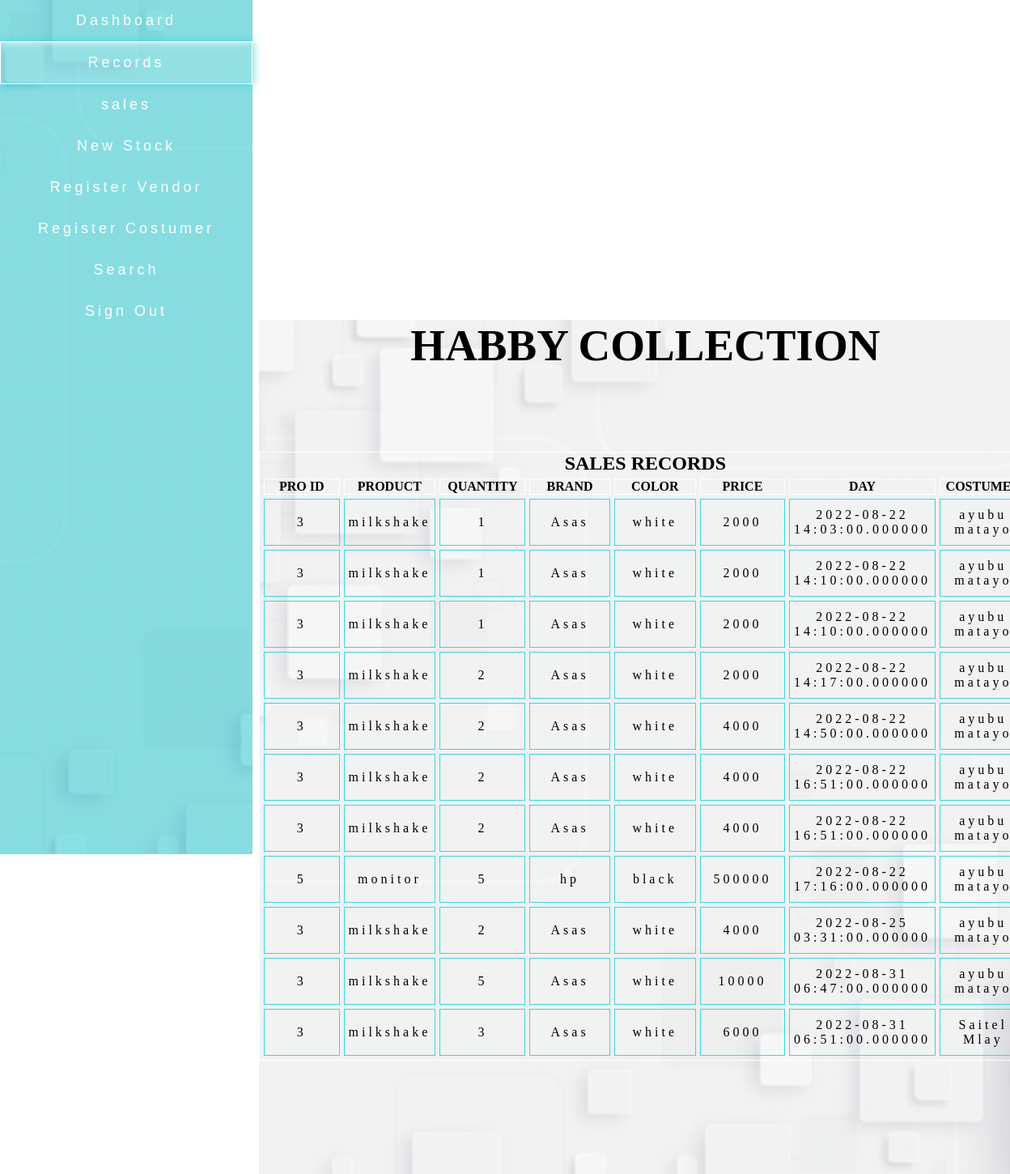
The page /records.php (signed in) on the database its author committed.
### tables this page shows
CREATE TABLE `register` (
  `id` int(200) NOT NULL,
  `name` varchar(200) NOT NULL,
  `email` varchar(200) NOT NULL,
  `password` varchar(200) NOT NULL
);

CREATE TABLE `sales` (
  `id` int(200) NOT NULL,
  `product_id` varchar(255) NOT NULL,
  `product_name` varchar(200) NOT NULL,
  `quantity` varchar(200) NOT NULL,
  `brand` varchar(200) NOT NULL,
  `color` varchar(200) NOT NULL,
  `price` varchar(200) NOT NULL,
  `deyi` datetime(6) NOT NULL,
  `costumer` varchar(200) NOT NULL
);

### records.php (the view, shortened to what this page needs)
<?php
include 'connection.php';
?>
<!DOCTYPE html>
<html lang="en">
<head>
    <link rel="stylesheet" href="inventory.css">
</head>
<body>
    <div class="dashboard" id="navlink">
        <a href="index.php"> Dashboard </a>
        <a href="records.php" class="active">Records</a>
        <a href="sales.php">sales</a>
        <a href="stock.php">New Stock</a>
        <a href="vendor.php">Register Vendor</a>
        <a href="costumer.php"> Register Costumer</a>
        <a href="search.php">Search</a>
        <a href="sign_out.php">Sign Out</a>
    </div>
    <div class="content">
    <?php
         $select="SELECT *FROM register WHERE email='$_SESSION[email]' limit 1";
         $que=mysqli_query($dbase,$select);
         while($display=mysqli_fetch_array($que)){
             echo "<h1>". $display['name']."</h1>";
         }
         ?>
     <div class="records">
         <h2>SALES RECORDS</h2>
         <?php
         $select="SELECT * FROM sales order by id asc";
         $query=mysqli_query($dbase,$select);
                if(mysqli_num_rows($query)){
                    ?>
                    <table cellspacing="5px">
                    <tr>
                        <th>PRO ID</th>
                        <th>PRODUCT</th>
                        <th>QUANTITY</th>
                        <th>BRAND</th>
                        <th>COLOR</th>
                        <th>PRICE</th>
                        <th>DAY</th>
                        <th>COSTUMER</th>
                    </tr>
                    <?php
             while($records=mysqli_fetch_array($query)){
               echo "<tr>";
               echo "<td>".$records['product_id']."</td>";
               echo "<td>".$records['product_name']."</td>";
               echo "<td>".$records['quantity']."</td>";
               echo "<td>".$records['brand']."</td>";
               echo "<td>".$records['color']."</td>";
               echo "<td>".$records['price']."</td>";
               echo "<td>".$records['deyi']."</td>";
               echo "<td>".$records['costumer']."</td>";
               echo "</tr>";
             }
         }else{ ?>
            <div class="stock">
            <p>  No sales </p>
                 </div>
                 <?php
        }
         ?>
         </table>
     </div>
</div>
</body>
</html>

### inventory.css (style rules this page uses)
* { margin: 0; padding: 0; }
::placeholder { color: #fff; font-size: 12px; }
.dashboard { width: 25%; height: 100vh; font-family: sans-serif; background: #fff; display: block; letter-spacing: 4px; text-align: center; background-position: center; background-size: cover; background-image: linear-gradient( #40d4dc91, #40d4dc91),url(image/bak1.jpg); }
.dashboard a { color: #fff; font-size: 18px; text-decoration: none; font-weight: 30px; font-family: sans-serif; display: block; padding: 15px 15px; transition: 1s; }
.content { margin-top: -660px; margin-left: 320px; color: #000; text-align: center; position: absolute; width: 76.5%; height: 100vh; background-position: center; background-size: cover; background-image: linear-gradient(rgba(254, 254, 255, 0.486),rgba(255, 255, 255, 0.466)),url(image/bak1.jpg); overflow-y: scroll; }
h1 { font-size: 55px; color: #000; }
.active { background: rgba(255, 255, 255, 0.103); box-shadow: 0 0 10px #40D3DC; border: 1px solid #fff; }
.records td { letter-spacing: 4px; width: 100px; border: 1px solid #40D3DC; }
.records th { border: 1px solid #fff; }
.records { overflow-y: scroll; border: 1px solid #fff; margin-top: 100px; }
.records table { height: 60vh; overflow-y: scroll; }
::placeholder { color: #000; text-align: center; }
.buttons tr,td { padding: 10px 5px; border: 1px solid #fff; width: 500px; }

### rows shown on the page
register: name "HABBY COLLECTION"
sales: product "3", product_name "milkshake", quantity "1", brand "Asas", color "white", price "2000", deyi "2022-08-22 14:03:00.000000", costumer "ayubu…"
sales: product "3", product_name "milkshake", quantity "1", brand "Asas", color "white", price "2000", deyi "2022-08-22 14:10:00.000000", costumer "ayubu…"
sales: product "3", product_name "milkshake", quantity "1", brand "Asas", color "white", price "2000", deyi "2022-08-22 14:10:00.000000", costumer "ayubu…"
sales: product "3", product_name "milkshake", quantity "2", brand "Asas", color "white", price "2000", deyi "2022-08-22 14:17:00.000000", costumer "ayubu…"
sales: product "3", product_name "milkshake", quantity "2", brand "Asas", color "white", price "4000", deyi "2022-08-22 14:50:00.000000", costumer "ayubu…"
sales: product "3", product_name "milkshake", quantity "2", brand "Asas", color "white", price "4000", deyi "2022-08-22 16:51:00.000000", costumer "ayubu…"
sales: product "3", product_name "milkshake", quantity "2", brand "Asas", color "white", price "4000", deyi "2022-08-22 16:51:00.000000", costumer "ayubu…"
sales: product "5", product_name "monitor", quantity "5", brand "hp", color "black", price "500000", deyi "2022-08-22 17:16:00.000000", costumer "ayubu…"
sales: product "3", product_name "milkshake", quantity "2", brand "Asas", color "white", price "4000", deyi "2022-08-25 03:31:00.000000", costumer "ayubu…"
sales: product "3", product_name "milkshake", quantity "5", brand "Asas", color "white", price "10000", deyi "2022-08-31 06:47:00.000000", costumer "ayubu…"
sales: product "3", product_name "milkshake", quantity "3", brand "Asas", color "white", price "6000", deyi "2022-08-31 06:51:00.000000", costumer "Saitel Mlay"
